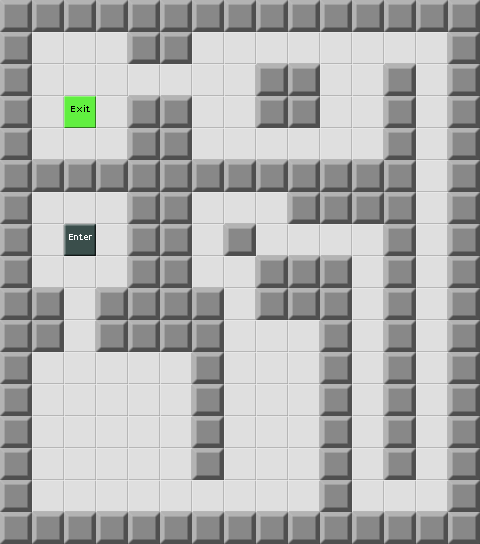

A level layout from a 2D game, rendered from its tile map. Below: a short description, then the map file with tile-grid data replaced by summaries:
An orthogonal 15x17 tile map with 32x32 px tiles, 1 tile layer (Map) and 8 objects (help).

<map version="1.0" orientation="orthogonal" width="15" height="17" tilewidth="32" tileheight="32">
 <tileset firstgid="1" source="devgraphics.tsx" />
 <layer name="Map" width="15" height="17">
  <data>[255 cells, 255 non-empty, 4 distinct tile ids]</data>
 </layer>
 <objectgroup name="Enemies" width="15" height="17" />
 <objectgroup name="Items" width="15" height="17">
  <object name="h1" type="help" gid="8" x="128" y="96">
   <properties>
    <property name="Text" value="Welcome to Jake's Journey! The object is to get to the exits. Don't screw up!" />
   </properties>
  </object>
  <object gid="8" x="256" y="480">
   <properties>
    <property name="Text" value="It's obvious you've done this before. You're going to do great." />
   </properties>
  </object>
  <object gid="8" x="64" y="256">
   <properties>
    <property name="Text" value="Use the arrow keys to move around." />
   </properties>
  </object>
  <object gid="8" x="96" y="448">
   <properties>
    <property name="Text" value="For the new-school crowd, you can also use the W,A,S, and D keys." />
   </properties>
  </object>
  <object gid="8" x="192" y="224">
   <properties>
    <property name="Text" value="Press &quot;P&quot; to pause." />
   </properties>
  </object>
  <object gid="8" x="352" y="256">
   <properties>
    <property name="Text" value="Press and hold the Down (or S) key to sprint downward." />
   </properties>
  </object>
  <object gid="8" x="416" y="64">
   <properties>
    <property name="Text" value="That's really all there is to it." />
   </properties>
  </object>
  <object gid="8" x="416" y="512">
   <properties>
    <property name="Text" value="Press and hold the Up (or W) key to sprint up.\n(Are you sensing a pattern?)" />
   </properties>
  </object>
 </objectgroup>
 <objectgroup name="Tools" width="15" height="17" />
 <objectgroup name="Parameters" width="15" height="17">
  <properties>
   <property name="time" value="-1" />
   <property name="wrapAround" value="false" />
  </properties>
 </objectgroup>
</map>
